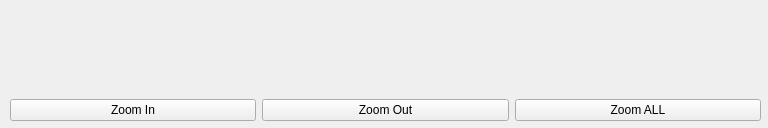
<?xml version="1.0" encoding="UTF-8"?>
<ui version="4.0">
 <class>AVTTimelineWidget</class>
 <widget class="QWidget" name="AVTTimelineWidget">
  <property name="geometry">
   <rect>
    <x>0</x>
    <y>0</y>
    <width>768</width>
    <height>128</height>
   </rect>
  </property>
  <property name="windowTitle">
   <string>Timeline</string>
  </property>
  <widget class="QWidget" name="verticalLayoutWidget">
   <property name="geometry">
    <rect>
     <x>10</x>
     <y>10</y>
     <width>751</width>
     <height>111</height>
    </rect>
   </property>
   <layout class="QVBoxLayout" name="verticalLayout">
    <item>
     <widget class="QWidget" name="widgetTimeline" native="true"/>
    </item>
    <item>
     <layout class="QHBoxLayout" name="horizontalLayout">
      <item>
       <widget class="QPushButton" name="btnZoomIn">
        <property name="text">
         <string>Zoom In</string>
        </property>
       </widget>
      </item>
      <item>
       <widget class="QPushButton" name="btnZoomOut">
        <property name="text">
         <string>Zoom Out</string>
        </property>
       </widget>
      </item>
      <item>
       <widget class="QPushButton" name="btnZoomAll">
        <property name="text">
         <string>Zoom ALL</string>
        </property>
       </widget>
      </item>
     </layout>
    </item>
   </layout>
  </widget>
 </widget>
 <resources/>
 <connections/>
</ui>
